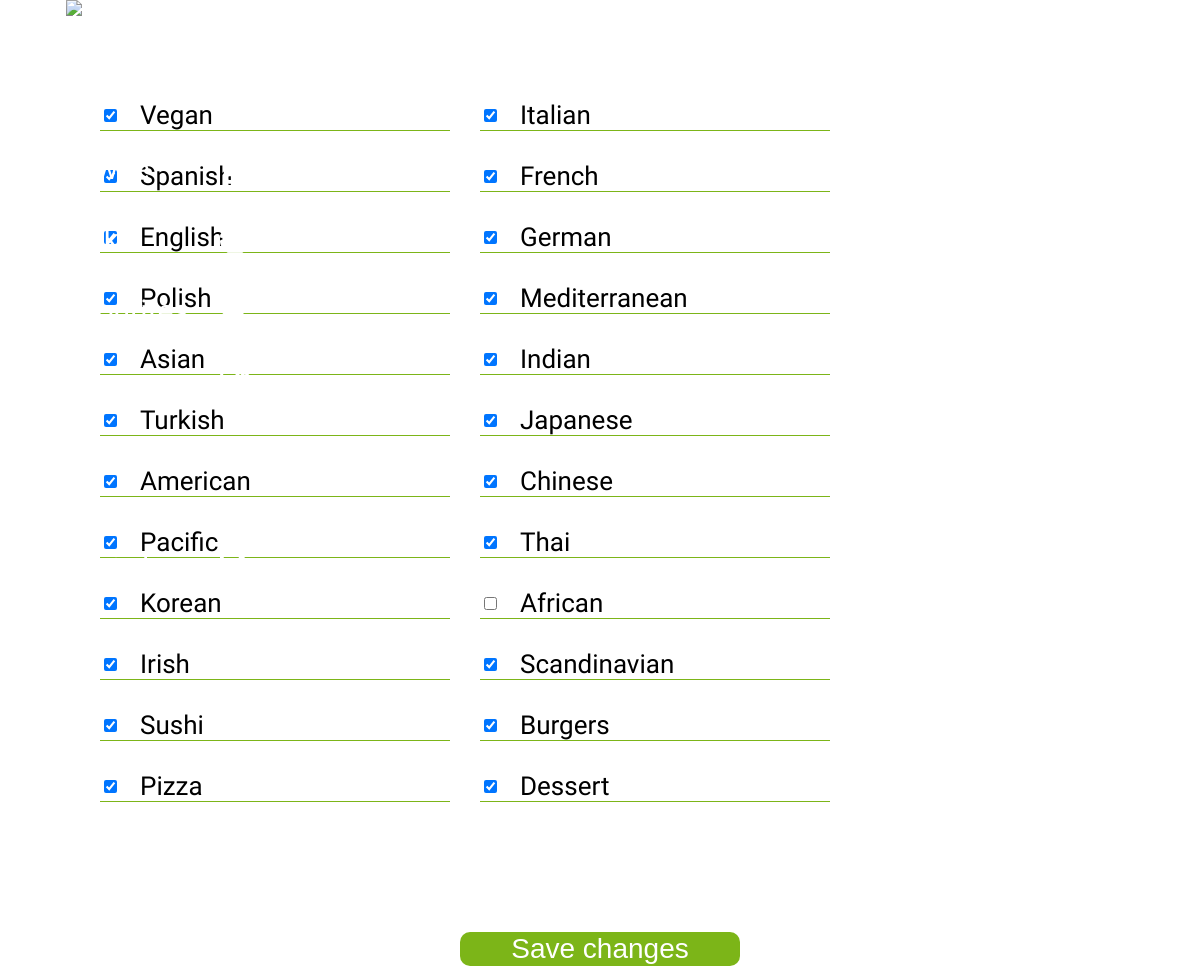
/Views/current_user_preferences.php (signed in), run on the app's committed database.
### tables this page shows
CREATE TABLE `user_preferences` (
  `user_pref_id` int(11) NOT NULL,
  `user_id` int(11) NOT NULL,
  `preference` text NOT NULL
);

CREATE TABLE `categories` (
  `category_id` int(11) NOT NULL,
  `category_name` longtext NOT NULL
);

### Classes/user_recipe_preferences_classes.php (called while the page is built, shortened)
<?php
class UserPreference extends Dbh
{
    private int $userId;
    public function __construct(int $userId)
    {
        $this->userId = $userId;
    }
    public function getPreferences(): array
    {
        $connection = $this->connect();
        $query = 'SELECT * FROM categories';
        $stmt = $connection->prepare($query);
        $stmt->execute();
        $categories = $stmt->fetchAll(PDO::FETCH_ASSOC);
        return $categories;
    }
    public function getUserPreferences(): array
    {
        $connection = $this->connect();
        $query = "SELECT preference FROM user_preferences WHERE user_id = :user_id";
        $stmt = $connection->prepare($query);
        $stmt->bindParam(':user_id',$this->userId, PDO::PARAM_INT);
        $stmt->execute();
        $preferences = $stmt->fetchAll(PDO::FETCH_ASSOC);
        return $preferences;
    }
}
?>

### Views/current_user_preferences.php (the view, shortened to what this page needs)
<?php require "nav.php" ?>
<link rel="stylesheet" href="CSS/current_user_preferences.css">
<main class="col-xs-12 col-sm-10 col-md-6 col-lg-11">
    <form method="POST" action="process_form.php">
        <section>
            <?php
            require_once '../Classes/user_recipe_preferences_classes.php';
            $userPreferences = new UserPreference($_SESSION['userid']);
            $categories = $userPreferences->getPreferences();
            $user_prefs = $userPreferences->getUserPreferences();
            $preferences_array = explode(', ', $user_prefs[0]['preference']);
            if (empty($categories)) {
                echo "No categories found!";
            } else {
                foreach ($categories as $category) {
                    $category_name = $category['category_name'];
                    $is_checked = in_array($category_name, $preferences_array);
            ?>
            <div class="preferences">
                <input type="checkbox" <?php if ($is_checked) echo 'checked="checked"'; ?> name="categories[]"
                    value="<?php echo $category['category_name']; ?>">
                <label><?php echo $category['category_name']; ?></label>
            </div>
            <?php
                }
            }
            ?>
        </section>
        <button class="save_changes_button" type="submit">Save changes</button>
    </form>
</main>

### Views/CSS/header.css (style rules this page uses)
body { margin:0; font-family: 'Inconsolata', monospace; min-height: 100svh; display:flex; flex-direction: row; gap:0; position: relative; }

### Views/CSS/body_grid.css (style rules this page uses)
@media screen and (min-width: 992px) { body { display: grid; grid-auto-columns: 1fr; grid-template-columns: 300px 1fr; grid-template-rows: 1fr; gap: 10px 0px; grid-template-areas: "nav main"; } }
@media screen and (min-width: 992px) { main { grid-area: main; } }

### Views/CSS/current_user_preferences.css (style rules this page uses)
body { display: flex; flex-wrap: wrap; }
main form { display: flex; flex-direction: column; align-items: center; justify-content: center; }
section { padding:100px; display: flex; align-items: center; flex-wrap: wrap; gap:30px; justify-content: flex-start; }
.preferences { font-size: 26px; display: flex; justify-content: flex-start; gap:20px; align-items: center; width:min(350px,80%); border-bottom: 1px solid #7CB518; }
.save_changes_button { border: none; width: 280px; background-color: #7CB518; border-radius: 10px; color:white; font-size: 28px; cursor: pointer; margin-top: 30px; }

### data on the page
categories: category_name "Italian"
user_preferences: preference "☑"
categories: category_name "French"
categories: category_name "German"
categories: category_name "Mediterranean"
categories: category_name "Indian"
categories: category_name "Japanese"
categories: category_name "Chinese"
categories: category_name "Thai"
categories: category_name "African"
categories: category_name "Scandinavian"
categories: category_name "Burgers"
categories: category_name "Dessert"
